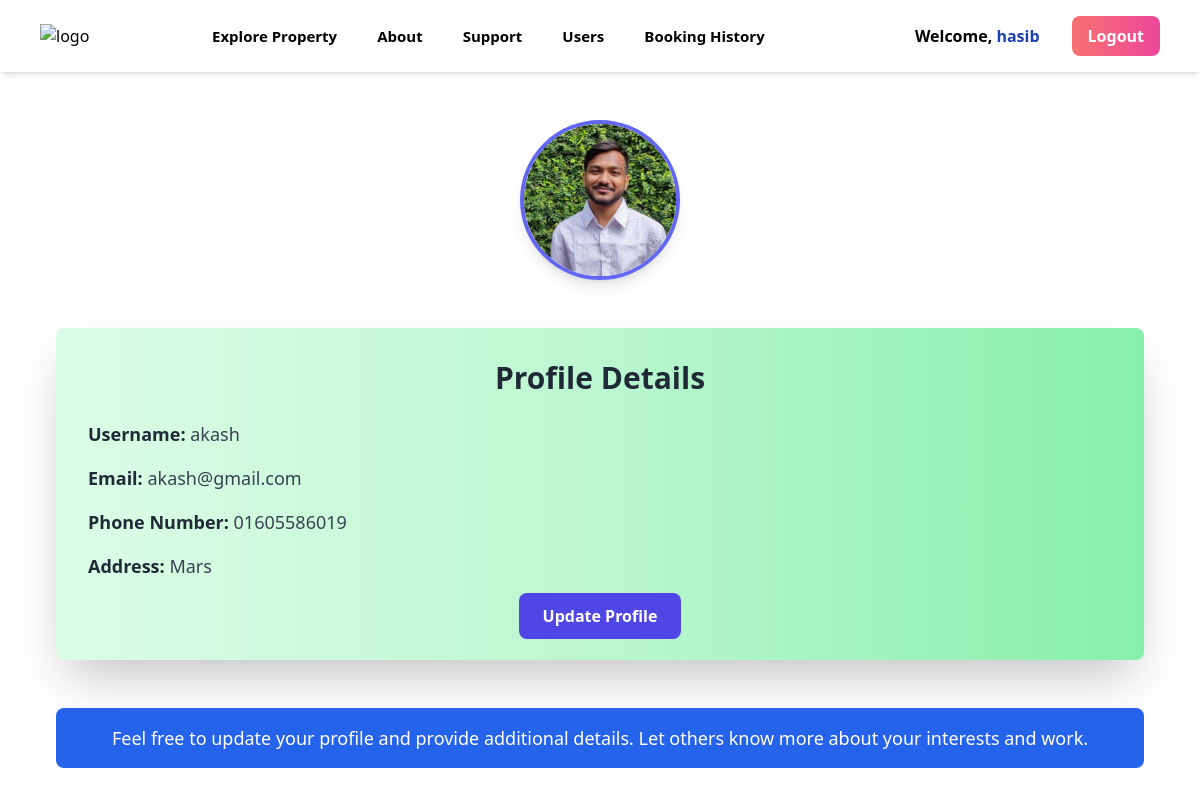
Screenshot of /profile/akash (signed in) with the database file from the repository.
### rental/models.py (models this page shows, shortened)
class User_Profile(models.Model):
    USER_TYPE_CHOICES = [
        ('general', 'General User'),
        ('landlord', 'Landlord'),
    ]
    username = models.CharField(max_length=150, unique=True)
    password = models.CharField(max_length=128)
    email = models.EmailField(unique=True)
    phone = models.CharField(max_length=15, null=True, blank=True)
    join_date = models.DateField(auto_now=True)
    address = models.TextField(max_length=200, blank=True, null=True)
    profile_image = models.ImageField(upload_to='profiles/', null=True, blank=True, default='profiles/default_profile.png')
    user_type = models.CharField(
        max_length=10,
        choices=USER_TYPE_CHOICES,
        default='general'
    )

### rental/views.py (the view)
# urls.py: path('profile/<str:username>', prop_views.profile, name='profile'),
@login_required
def profile(request, username):
    user_profile = get_object_or_404(User_Profile, username=username)
    return render(request, 'profile.html', {'user_profile': user_profile})

### templates/profile.html (shortened to what this page needs)
{% extends 'base.html' %}
    {% block content %}
    <div class="max-w-6xl mx-auto px-4 sm:px-6 lg:px-8 py-12">
      <div class="flex justify-center items-center mb-12">
        <div class="relative w-40 h-40 rounded-full overflow-hidden border-4 border-indigo-500 shadow-lg">
          <img
            src="{{ user_profile.profile_image.url }}"
            alt="Profile Image"
            class="w-full h-full object-cover"
          />
        </div>
      </div>
      <div class="bg-gradient-to-r from-green-100 via-green-200 to-green-300 shadow-2xl rounded-lg p-8 mb-6">
        <h3 class="text-3xl font-bold text-gray-800 mb-6 text-center">Profile Details</h3>
        <div class="space-y-4 text-lg text-gray-700">
          <div>
            <strong class="text-gray-800">Username:</strong> {{ user_profile.username }}
          </div>
          <div>
            <strong class="text-gray-800">Email:</strong> {{ user_profile.email }}
          </div>
          <div>
            <strong class="text-gray-800">Phone Number:</strong> {{ user_profile.phone }}
          </div>
          <div>
            <strong class="text-gray-800">Address:</strong> {{ user_profile.address }}
          </div>
        </div>
        <div class="mt-6 text-center">
          <a
            href="{% url 'update_user' user_profile.id %}"
            class="bg-indigo-600 hover:bg-indigo-700 text-white font-semibold py-3 px-6 rounded-lg transition duration-300 ease-in-out transform hover:scale-105 focus:outline-none focus:shadow-outline"
          >
            Update Profile
          </a>
        </div>
      </div>
      <div class="bg-blue-600 text-white text-center py-4 mt-12 rounded-lg">
        <p class="text-lg">Feel free to update your profile and provide additional details. Let others know more about your interests and work.</p>
      </div>
    </div>
    {% endblock %}

### templates/base.html (shortened to what this page needs)
<!DOCTYPE html>
<html lang="en">
  <head>
    <script src="https://cdn.tailwindcss.com"></script>
  </head>
  <body>
    <header
      class="shadow-md sticky top-0 z-50 py-4 px-4 sm:px-10 bg-white bg-opacity-75 backdrop-blur-lg"
    >
      <div class="flex flex-wrap items-center gap-4">
        <a href="/"
          ><img
            src="https://i.postimg.cc/tgGNm4r3/propops-logo.png"
            alt="logo"
            class="w-24"
          />
        </a>
        <div class="flex ml-auto lg:order-1">
          {% if user.is_authenticated %}
          <span class="px-4 py-2 text-md rounded-lg font-semibold text-black">
            Welcome,
            <a href="{% url 'profile' user.username %}" class="text-blue-800"
              >{{ user.username }}</a
            >
          </span>
          <a
            href="{% url 'signout' %}"
            class="px-4 py-2 text-md rounded-lg font-semibold text-white bg-gradient-to-r from-red-400 to-pink-500 transition-all ease-in-out duration-300 hover:from-pink-500 hover:to-yellow-500 ml-4"
          >
            Logout
          </a>
          {% endif %}
        </div>
        <ul
          class="flex lg:ml-12 lg:space-x-4 max-lg:space-y-2 max-lg:block max-lg:w-full"
        >
          <li class="max-lg:border-b max-lg:py-2 px-3 max-lg:rounded">
            <a
              href="{% url 'property' %}"
              class="lg:hover:text-[#007bff] text-black block font-semibold text-[15px]"
              >Explore Property</a
            >
          </li>
          <li class="max-lg:border-b max-lg:py-2 px-3 max-lg:rounded">
            <a
              href="{%url 'about_us' %}"
              class="lg:hover:text-[#007bff] text-black block font-semibold text-[15px]"
              >About</a
            >
          </li>
          <li class="max-lg:border-b max-lg:py-2 px-3 max-lg:rounded">
            <a
              href="{%url 'support' %}"
              class="lg:hover:text-[#007bff] text-black block font-semibold text-[15px]"
              >Support</a
            >
          </li>
          {% if user_profile.user_type == "landlord" %}
          <li class="max-lg:border-b max-lg:py-2 px-3 max-lg:rounded">
            <a
              href="{% url 'user' %}"
              class="lg:hover:text-[#007bff] text-black block font-semibold text-[15px]"
              >Users</a
            >
          </li>
          <li class="max-lg:border-b max-lg:py-2 px-3 max-lg:rounded">
            <a
              href="{% url 'booking_history' %}"
              class="lg:hover:text-[#007bff] text-black block font-semibold text-[15px]"
              >Booking History</a
            >
          </li>
          {% endif %}
        </ul>
      </div>
    </header>
    <div>{% block content %} {% endblock %}</div>
  </body>
</html>

### rows the page displays
User_Profile: profile_image (picture), username "akash", email "akash@gmail.com", phone "01605586019", address "Mars"

### other values shown
{{ user.username }} "hasib"
